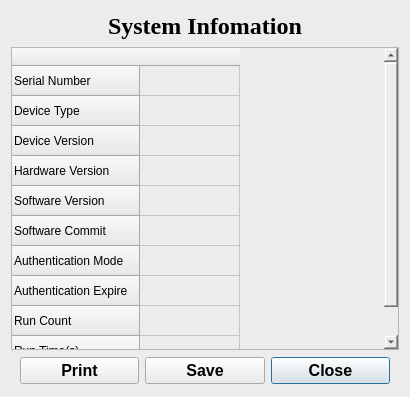
<?xml version="1.0" encoding="UTF-8"?>
<ui version="4.0">
 <class>SystemInfoDialog</class>
 <widget class="QDialog" name="SystemInfoDialog">
  <property name="geometry">
   <rect>
    <x>0</x>
    <y>0</y>
    <width>410</width>
    <height>397</height>
   </rect>
  </property>
  <property name="windowTitle">
   <string>Dialog</string>
  </property>
  <property name="styleSheet">
   <string notr="true">background-color: rgb(236, 236, 236);</string>
  </property>
  <layout class="QVBoxLayout" name="verticalLayout" stretch="1,10,1">
   <item>
    <widget class="QLabel" name="label">
     <property name="font">
      <font>
       <family>Times New Roman</family>
       <pointsize>18</pointsize>
       <weight>75</weight>
       <bold>true</bold>
      </font>
     </property>
     <property name="text">
      <string>System Infomation</string>
     </property>
     <property name="alignment">
      <set>Qt::AlignCenter</set>
     </property>
    </widget>
   </item>
   <item>
    <widget class="QTableWidget" name="tableWidget">
     <row>
      <property name="text">
       <string>Serial Number</string>
      </property>
     </row>
     <row>
      <property name="text">
       <string>Device Type</string>
      </property>
     </row>
     <row>
      <property name="text">
       <string>Device Version</string>
      </property>
     </row>
     <row>
      <property name="text">
       <string>Hardware Version</string>
      </property>
     </row>
     <row>
      <property name="text">
       <string>Software Version</string>
      </property>
     </row>
     <row>
      <property name="text">
       <string>Software Commit</string>
      </property>
     </row>
     <row>
      <property name="text">
       <string>Authentication Mode</string>
      </property>
     </row>
     <row>
      <property name="text">
       <string>Authentication Expire</string>
      </property>
     </row>
     <row>
      <property name="text">
       <string>Run Count</string>
      </property>
     </row>
     <row>
      <property name="text">
       <string>Run Time(s)</string>
      </property>
     </row>
     <column>
      <property name="text">
       <string/>
      </property>
     </column>
    </widget>
   </item>
   <item>
    <widget class="QFrame" name="frame">
     <layout class="QGridLayout" name="gridLayout">
      <property name="topMargin">
       <number>0</number>
      </property>
      <property name="bottomMargin">
       <number>0</number>
      </property>
      <item row="0" column="2">
       <widget class="QPushButton" name="pushButton_close">
        <property name="sizePolicy">
         <sizepolicy hsizetype="Preferred" vsizetype="Preferred">
          <horstretch>0</horstretch>
          <verstretch>0</verstretch>
         </sizepolicy>
        </property>
        <property name="font">
         <font>
          <family>Arial</family>
          <pointsize>12</pointsize>
          <weight>75</weight>
          <bold>true</bold>
         </font>
        </property>
        <property name="text">
         <string>Close</string>
        </property>
       </widget>
      </item>
      <item row="0" column="1">
       <widget class="QPushButton" name="pushButton_save">
        <property name="sizePolicy">
         <sizepolicy hsizetype="Preferred" vsizetype="Preferred">
          <horstretch>0</horstretch>
          <verstretch>0</verstretch>
         </sizepolicy>
        </property>
        <property name="font">
         <font>
          <family>Arial</family>
          <pointsize>12</pointsize>
          <weight>75</weight>
          <bold>true</bold>
         </font>
        </property>
        <property name="text">
         <string>Save</string>
        </property>
       </widget>
      </item>
      <item row="0" column="0">
       <widget class="QPushButton" name="pushButton_print">
        <property name="font">
         <font>
          <family>Arial</family>
          <pointsize>12</pointsize>
          <weight>75</weight>
          <bold>true</bold>
         </font>
        </property>
        <property name="text">
         <string>Print</string>
        </property>
       </widget>
      </item>
     </layout>
    </widget>
   </item>
  </layout>
 </widget>
 <resources/>
 <connections>
  <connection>
   <sender>pushButton_close</sender>
   <signal>clicked()</signal>
   <receiver>SystemInfoDialog</receiver>
   <slot>close()</slot>
   <hints>
    <hint type="sourcelabel">
     <x>377</x>
     <y>276</y>
    </hint>
    <hint type="destinationlabel">
     <x>232</x>
     <y>153</y>
    </hint>
   </hints>
  </connection>
 </connections>
</ui>
